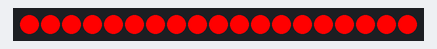
Bench run of a sketch on a simulated Arduino Uno, built with avr-gcc and run on an emulated ATmega328P. On the bench: 19 RGB LEDs in strip order, left to right.

Above: at 0.1 s.
At 1.1 s:
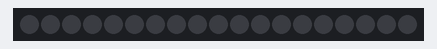

The sketch:

LEDBlink.ino
```cpp
#include <FastLED.h>

#define LED_PIN 2
#define NUM_LEDS 19

CRGB leds[NUM_LEDS];
void setup() {
  FastLED.addLeds<NEOPIXEL, LED_PIN>(leds, NUM_LEDS);


}

void loop() {

  for (int i = 0; i < NUM_LEDS; i++) {
    leds[i] = CRGB(255, 0, 0);
   }
   FastLED.show();

   delay(1000);

  for (int i = 0; i < NUM_LEDS; i++) {
    leds[i] = CRGB(0, 0, 0);
   }
   FastLED.show();

   delay(1000);


}
```

Measured:
- what the display in image 1 shows lasts 1.0 s, from 1.0 s to 2.0 s
